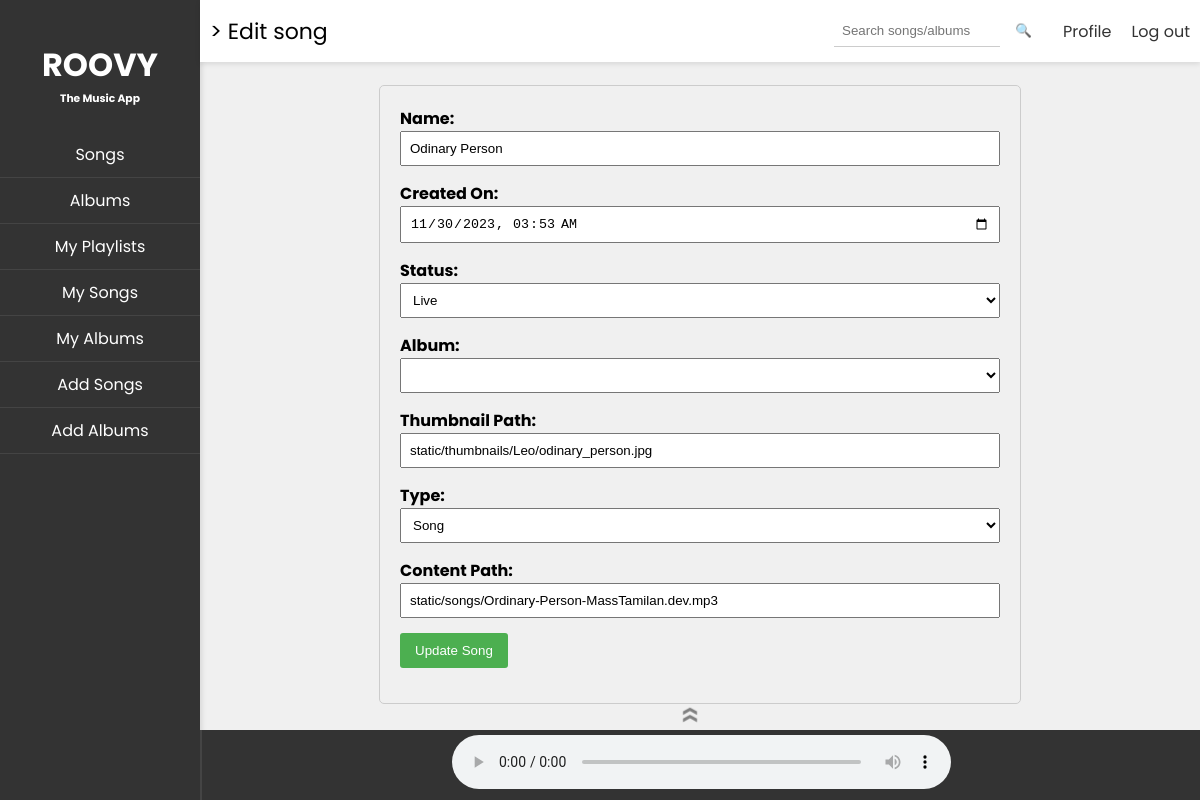
The page /edit_song/438c07e2-948f-4fbb-9bd9-2ee81d21c8af on the database as committed earlier.
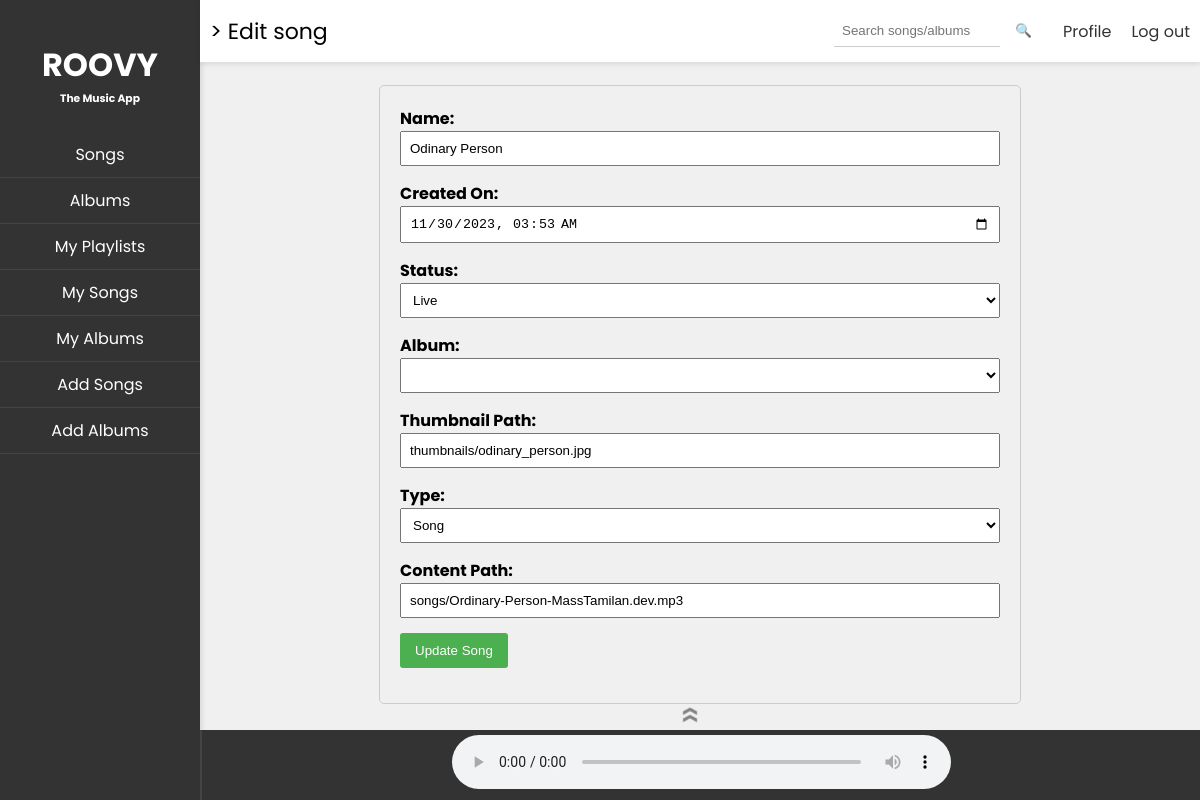
The same page on the database as committed later.
### models.py (models this page shows)
class Song(Base):
    __tablename__ = 'SONG'
    song_id = Column(String, primary_key=True)
    name = Column(String, nullable=False)
    created_on = Column(DateTime, nullable=False)
    status = Column(Enum('flagged', 'blocked', 'live', name='status_enum'))
    album_id = Column(String, ForeignKey('ALBUM.album_id'))
    thumbnail_path = Column(String, nullable=False)
    created_by = Column(String, nullable=False)
    album = relationship("Album", back_populates="songs")
    content = relationship("SongContent", back_populates="song", cascade="all, delete-orphan")

class SongContent(Base):
    __tablename__ = 'SONG_CONTENT'
    song_id = Column(String, ForeignKey('SONG.song_id'), primary_key=True)
    type = Column(Enum('song', 'lyric', name='type_enum'))
    content_path = Column(String)
    song = relationship("Song", back_populates="content")

### routes.py (the view, shortened to what this page needs)
@app.route('/edit_song/<string:song_id>', methods=['GET', 'POST'])
def editSong(song_id):
    try:
        if request.method == 'GET':
            return creatorLandingPage("edit_song", request), 200
    except Exception as e:
        flash(f"An error occurred: {str(e)}", "error")
        return index(), 500

### landing_pages.py (called while the page is built)
def setNavElems(elems):
    global nav_elements
    nav_elements = elems

def edit_song(song):
    header_left = "> Edit song"
    album_choices = getAlbumsForUser()
    album_choices = [(album.get("album_id"), album.get("name")) for album in album_choices]
    content = render_template('edit_song.html', song=song, album_choices=album_choices)
    current_song = "Now Playing: None"
    return render_template('parent_frame.html', content=content, current_song=current_song, header_left=header_left,
                           nav_elements=nav_elements)

### util.py (called while the page is built, shortened)
def get_uid():
    return session.get("uid")

def getSongFromId(song_id):
    return Song.query.get(song_id)

def getAlbumsForUser():
    try:
        user_albums = (
            db.session.query(Album)
            .filter(Album.created_by == get_uid())
            .all()
        )
        albums_list = []
        return albums_list
    except Exception as e:
        print(f"Error fetching albums for user: {e}")
        return []

### templates/edit_song.html (shortened to what this page needs)
<div class="editSong">
    <form method="POST" action="{{ url_for('editSong', song_id=song.song_id) }}">
        <div>
            <label for="name">Name:</label>
            <input type="text" id="name" name="name" value="{{ song.name }}" required>
        </div>
        <div>
            <label for="created_on">Created On:</label>
            <input type="datetime-local" id="created_on" name="created_on" value="{{ song.created_on }}" required>
        </div>
        <div>
            <label for="status">Status:</label>
            <select id="status" name="status" required>
                <option value="live" {% if song.status==
                'live' %}selected{% endif %}>Live</option>
            </select>
        </div>
        <div>
            <label for="album_id">Album:</label>
            <select id="album_id" name="album_id" required>
            </select>
        </div>
        <div>
            <label for="thumbnail_path">Thumbnail Path:</label>
            <input type="text" id="thumbnail_path" name="thumbnail_path" value="{{ song.thumbnail_path }}" required>
        </div>
        <div>
            <label for="type">Type:</label>
            <select id="type" name="type" required>
                <option value="song" {% if song.content.type==
                'song' %}selected{% endif %}>Song</option>
            </select>
        </div>
        <div>
            <label for="content_path">Content Path:</label>
            <input type="text" id="content_path" name="content_path" value="{{ song.content.content_path }}" required>
        </div>
        <div>
            <button type="submit">Update Song</button>
        </div>
    </form>
</div>

### templates/parent_frame.html (shortened to what this page needs)
<!DOCTYPE html>
<html lang="en" xmlns="http://www.w3.org/1999/html">
<head>
    <link rel="stylesheet" href="../static/parent_frame.css">
</head>
<body>
<div id="navbar">
    <div><h1>ROOVY</h1></div>
    <div><h6>The Music App</h6></div>
    {% for element in nav_elements %}
    <a href="{{ element.url }}" class="{{ element.class }}">{{ element.title }}</a>
    {% endfor %}
</div>
<div id="main">
    <div id="header">
        <div id="headerLeft">{{ header_left }}</div>
        <div id="headerRight">
            <div id="search">
                <form action="/search" method="POST">
                    <input type="text" id="searchBar" name="searchQuery" placeholder="Search songs/albums">
                    <button type="submit">&#128269;</button>
                </form>
            </div>
            <div id="profile"><a href="../profile">Profile</a></div>
            <div id="logOut"><a href="../logout">Log out</a></div>
        </div>
    </div>
    <div id="mainContent">
        {{ content | safe}}
    </div>
</div>
<div id="player">
    <audio id="audioPlayer" controls>
        <source src="" type="audio/mpeg">
    </audio>
    <div id="expand" onclick="togglePlayerHeight()">&#171;</div>
</div>
</body>
</html>

### static/parent_frame.css (style rules this page uses)
a { text-decoration: none; color:#333; }
body { font-family: 'Poppins', sans-serif; margin: 0; padding: 0; overflow: hidden; background-color: #f0f0f0; }
#navbar { width: 200px; height: 100%; background-color: #333; color: #fff; position: fixed; top: 0; left: 0; padding-top: 20px; box-shadow: 2px 0 5px rgba(0, 0, 0, 0.1); display: flex; flex-direction: column; align-items: center; }
#navbar a { text-decoration: none; color: #fff; padding: 10px; width: 100%; box-sizing: border-box; text-align: center; border-bottom: 1px solid #444; }
#navbar h6 { margin-top:-20px; }
#main { margin-left: 200px; padding: 20px; }
#header { display: flex; justify-content:space-between; align-items: center; background-color: #fff; box-shadow: 0 2px 5px rgba(0, 0, 0, 0.1); position: fixed; top: 0; right: 0; left: 200px; }
#headerRight { display: flex; justify-content:flex-end; align-items: center; padding: 10px; }
#headerLeft { display: flex; justify-content:flex-start; align-items: center; padding: 10px; font-size:22px; font-weight:600px; }
#profile { margin-right: 20px; cursor: pointer; }
#search { padding:5px; margin-right: 20px; cursor: pointer; color: #fff; }
#searchBar { width: 150px; padding: 8px; border: none; border-bottom: 1px solid #ccc; outline: none; margin-right:5px; }
#logOut { cursor: pointer; }
#mainContent { margin-top: 40px; overflow: scroll; height: 80vh; }
#player { display: flex; justify-content: space-around; align-items: center; background-color: #333; color: #fff; position: fixed; bottom: 0; left: 200px; right: 0; height: 50px; padding: 10px; border-left: 2px solid #444; transition: height 0.5s ease; }
#volumeControl, #playPause, #expand { font-size: 24px; cursor: pointer; }
.editSong { max-width: 600px; margin: 0 auto; padding: 20px; border: 1px solid #ccc; border-radius: 5px; }
.editSong form { display: flex; flex-direction: column; }
.editSong div { margin-bottom: 15px; }
.editSong label { font-weight: bold; margin-bottom: 5px; }
.editSong input, .editSong select { width: 100%; padding: 8px; box-sizing: border-box; }
.editSong button { background-color: #4caf50; color: white; padding: 10px 15px; border: none; border-radius: 3px; cursor: pointer; }
#player audio { width:50%; position:absolute; top:0; margin:5px; background:#333; }
#player #expand { transform: rotate(90deg); position:absolute; top:-45px; right:50%; font-size:40px; color:grey; }
#search button { border: 0px; background-color: transparent; cursor: pointer; }

Rows that differ between the two databases and show on the page:
changed Song "Odinary Person": thumbnail_path "static/thumbnails/Leo/odinary_person.jpg" → "thumbnails/odinary_person.jpg"
changed SongContent "Song": content_path "static/songs/Ordinary-Person-MassTamilan.dev.mp3" → "songs/Ordinary-Person-MassTamilan.dev.mp3"
